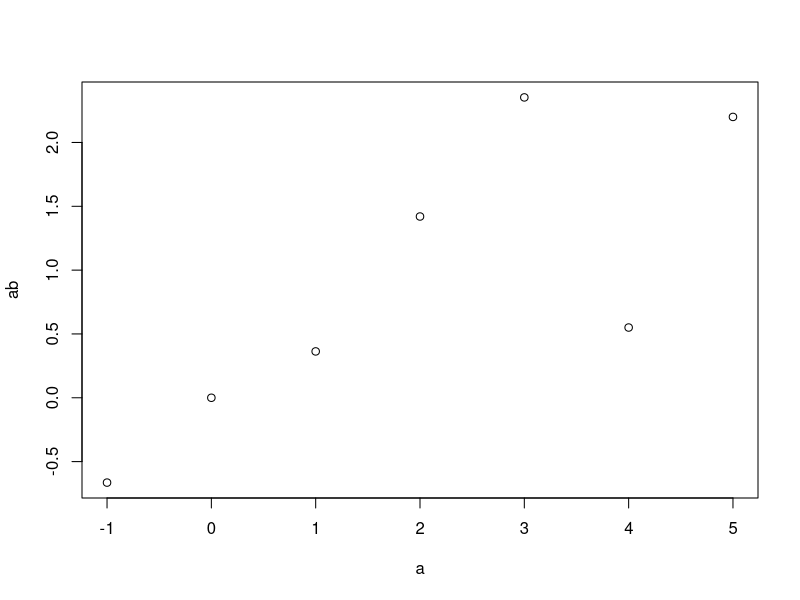
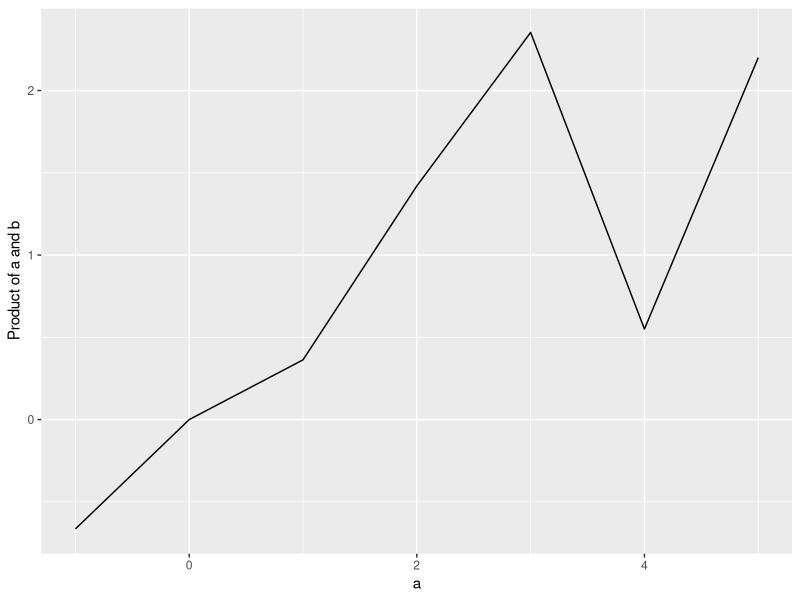
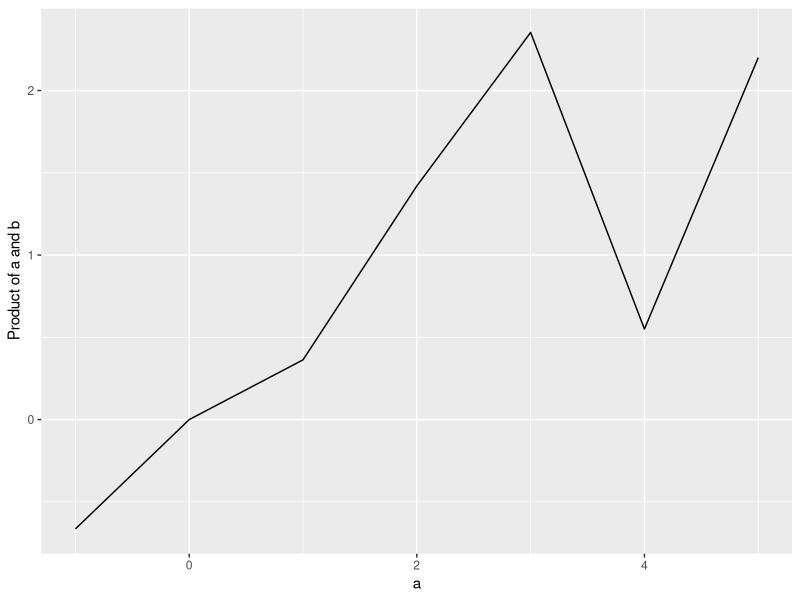
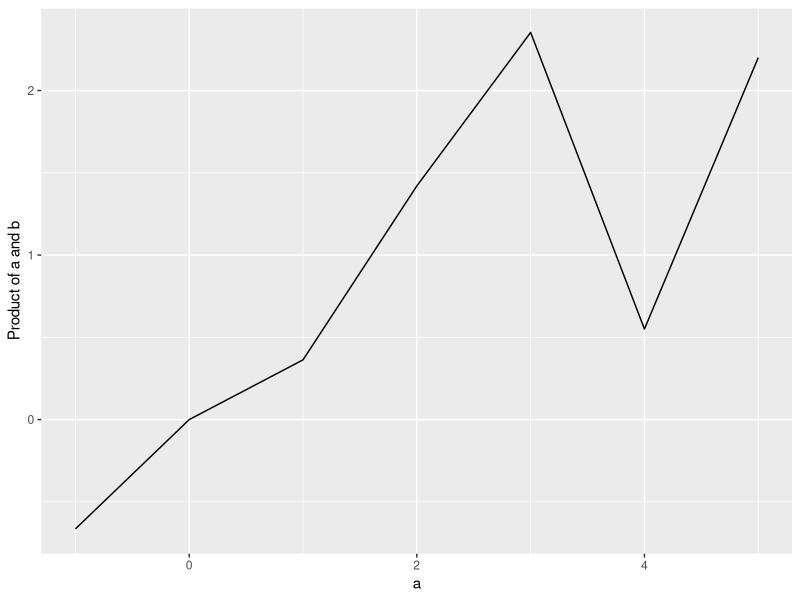
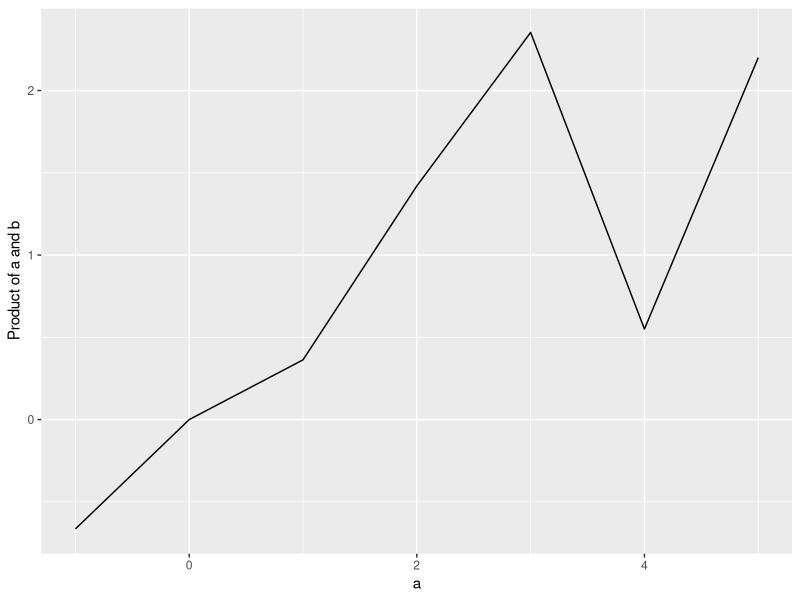

Generate these figures, in order, with R:
## ---- chunk 1
getwd()
## ---- chunk 2
## [title] e.g., My first R script in BIO 209W
## [Date]
## [your name]
## [the full path to your Rwork directory]
## ---- chunk 3
-1:5
## ---- chunk 4
-1:5
## ---- chunk 5
a <- -1:5
## ---- chunk 6
# show or 'print' a
a
## ---- chunk 7
str(a)
## ---- chunk 8
f <- 9
f
## ---- chunk 9
2 < -3
## ---- chunk 10
b <- runif(7, min=0, max=1)
b
## ---- chunk 11
# multiply a and b
ab <- a * b
## Show a, b, and ab
a
b
ab
## ---- chunk 12
d <- data.frame(a=a, b=b, a_times_b = ab)
d
## ---- chunk 13
str(d)
## ---- chunk 14
# export or write a file
write.csv(x=d, file="myDataframe.csv", row.names=FALSE)
# including row.names=FALSE prevents R from adding row names.
## ---- chunk 15
# type='p' is for points only
plot(a, ab, type='p') 
## ---- chunk 16
library(ggplot2)
## ---- chunk 17
## plot data and fit a curve
ggplot(data=d, aes(x=a, y=a_times_b)) + 
  geom_line() +
  labs(x="a", y="Product of a and b")
## ---- chunk 18
ggsave("myPlot.png")
ggsave("myPlot.jpg", width=7, height = 3)
ggsave("myPlot.pdf", width=3, height = 5)
